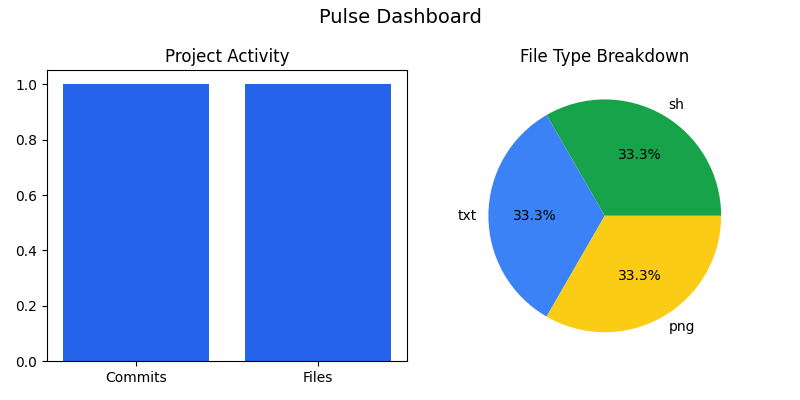

Python code for this plot:
import subprocess
import matplotlib.pyplot as plt
files = subprocess.check_output(["git", "ls-files"], text=True).splitlines()
extensions = [f.split('.')[-1] for f in files if '.' in f]
from collections import Counter

ext_counts = Counter(extensions)


# Sample data for now – we’ll customize it next!
labels = ["Commits", "Files"]
values = [1, 1]  # placeholder
file_types = list(ext_counts.keys())
counts = list(ext_counts.values())


fig, (ax1, ax2) = plt.subplots(1, 2, figsize=(8, 4))

ax1.bar(labels, values, color="#2563eb")
ax1.set_title("Project Activity")

ax2.pie(counts, labels=file_types, autopct="%1.1f%%",
        colors=["#16a34a", "#3b82f6", "#facc15"])
ax2.set_title("File Type Breakdown")

fig.suptitle("Pulse Dashboard", fontsize=14)
plt.tight_layout()
plt.savefig("pulse_dashboard.png")
print("pulse_dashboard.png created")
